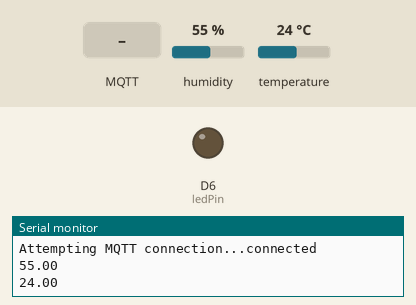
This sketch was run on a simulated ESP8266 (NodeMCU). On the bench: output pins drawn as LEDs (lit = HIGH), the last lines printed to the serial monitor. The inputs (shaded band) are chosen by the test bench; at power-on: humidity 55 %, temperature 24 °C. WiFi joins after 1.5 s; servers stay silent unless stated; random numbers use the default seed unless the sketch sets one; no MQTT or app messages arrive unless stated.

Above: at 2.7 s.
2.8 s: MQTT message "on" arrives on the first subscribed topic
At 7.4 s:
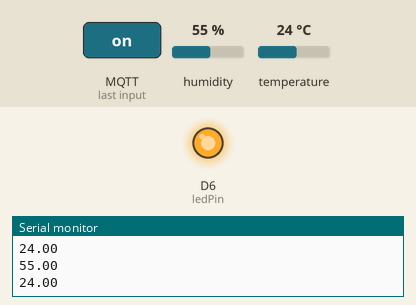
8.1 s: MQTT message "off" arrives on the first subscribed topic
At 12.1 s:
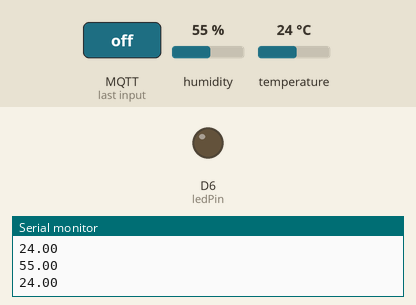
Timing chart, 0 to 13.6 s (numbered marks = the images above; inputs shaded):
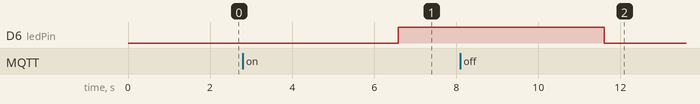

The sketch:

Workshop5_64113889_copy_20231119153510.ino
```cpp
#include <ESP8266WiFi.h>
#include <PubSubClient.h>
#include <DHT.h>
#include <ArduinoJson.h>

const char* ssid = "IoTC605";
const char* password = "ccsadmin";
const char* mqtt_server = "192.168.0.119";
const char* mqtt_topic = "dht11";
const int ledPin = D6;
float temp;
float hum;
DHT dht11(D4, DHT11);

WiFiClient espClient;
PubSubClient client(espClient);

void ReadDHT11(){
  temp = dht11.readTemperature();
  hum = dht11.readHumidity();
}

void setup_wifi() {

  delay(10);
  Serial.println();
  Serial.print("Connecting to ");
  Serial.println(ssid);

  WiFi.mode(WIFI_STA);
  WiFi.begin(ssid, password);

  while (WiFi.status() != WL_CONNECTED) {
    delay(500);
    Serial.print(".");
  }

  randomSeed(micros());

  Serial.println("");
  Serial.println("WiFi connected");
  Serial.println("IP address: ");
  Serial.println(WiFi.localIP());
}

void callback(char* topic, byte* payload, unsigned int length) {
  String message = "";
  for (int i = 0; i < length; i++) {
    message += (char)payload[i];
  }

  if (String(topic) == "led") {
    if (message == "on") {
      digitalWrite(ledPin, HIGH);
    } else if (message == "off") {
      digitalWrite(ledPin, LOW);
    }
  }
}

void reconnect() {
  // Loop until we're reconnected
  while (!client.connected()) {
    Serial.print("Attempting MQTT connection...");
    // Create a random client ID
    String clientId = "ESP8266Client-";
    clientId += String(random(0xffff), HEX);
    // Attempt to connect
    if (client.connect(clientId.c_str())) {
      Serial.println("connected");
      client.subscribe("led");
    } else {
      Serial.print("failed, rc=");
      Serial.print(client.state());
      Serial.println(" try again in 5 seconds");
      delay(5000);
    }
  }
}

void setup() {
  pinMode(ledPin, OUTPUT);
  Serial.begin(115200);
  dht11.begin();
  setup_wifi();
  client.setServer(mqtt_server, 1883);
  client.setCallback(callback);
}

void loop() {
  if (!client.connected()) {
    reconnect();
  }
  client.loop();

  ReadDHT11();

  IPAddress localIP = WiFi.localIP();
  StaticJsonDocument<200> jsonDocument;
  jsonDocument["humidity"] = hum;
  jsonDocument["temperature"] = temp;

  String jsonStr;
  serializeJson(jsonDocument, jsonStr);

  client.publish(mqtt_topic, jsonStr.c_str());
  Serial.println(hum);
  Serial.println(temp);
  delay(5000);
}
```

Measured:
- after the input at 2.8 s, D6 (ledPin): LOW → HIGH after 3.8 s
- after the input at 8.1 s, D6 (ledPin): HIGH → LOW after 3.5 s
